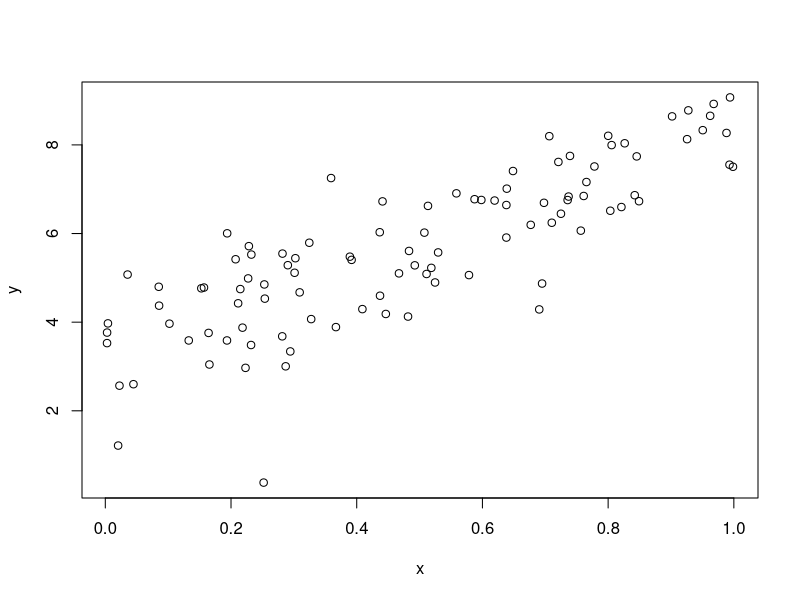

Reproduce this figure in R.
# r2py crawler metadata
# package: modelr
# source_type: rd_example
# topic: add_predictions.Rd
# source_file: C:\Users\bened\AppData\Local\R\win-library\4.5\modelr\help
# lines: 14

suppressPackageStartupMessages(library(modelr))
df <- tibble::tibble(
  x = sort(runif(100)),
  y = 5 * x + 0.5 * x ^ 2 + 3 + rnorm(length(x))
)
plot(df)

m1 <- lm(y ~ x, data = df)
grid <- data.frame(x = seq(0, 1, length = 10))
grid %>% add_predictions(m1)

m2 <- lm(y ~ poly(x, 2), data = df)
grid %>% spread_predictions(m1, m2)
grid %>% gather_predictions(m1, m2)
